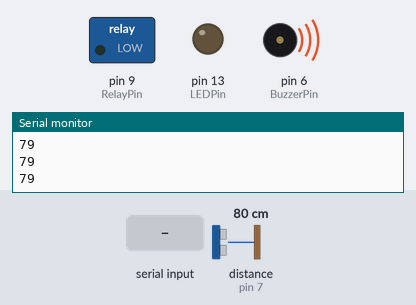
This sketch was run on a simulated Arduino Uno, built with avr-gcc and run on an emulated ATmega328P. Parts: switched loads named in the sketch (green lamp = pin HIGH), output pins drawn as LEDs (lit = HIGH), buzzer (waves = sounding, pin HIGH), the last lines printed to the serial monitor. Wiring (inferred from the names in the program): ultrasonic range finder: trigger pin 8; echo pin 7. The test bench sets the inputs (shaded band); at power-on: distance to the obstacle (sensor on pin 7) 80 cm. The echo pulse lasts 58.3 µs per cm; pins used as bus, display or sensor lines are not drawn.

Above: at 1.2 s.
1.3 s: byte 1 (1) received over Serial
At 2.3 s:
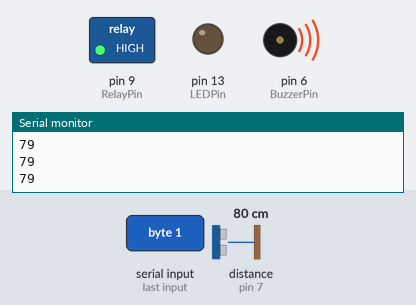
2.8 s: distance to the obstacle (sensor on pin 7) set to 97 cm
4.3 s: distance to the obstacle (sensor on pin 7) set to 105 cm
At 5.0 s:
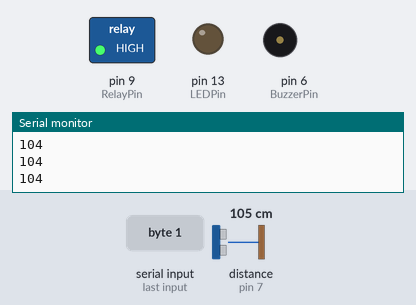
5.8 s: byte 2 (2) received over Serial
At 7.0 s:
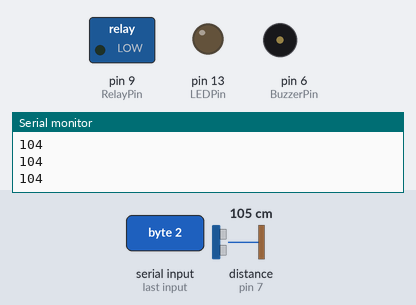
7.3 s: distance to the obstacle (sensor on pin 7) set to 194 cm
8.8 s: distance to the obstacle (sensor on pin 7) set to 202 cm
At 9.8 s:
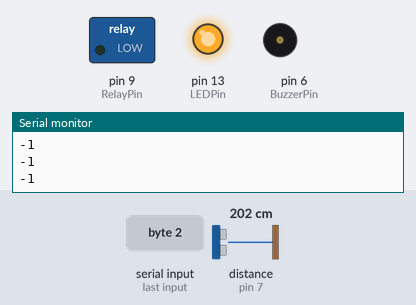
Timing chart, 0 to 11.3 s (numbered marks = the images above; inputs shaded):
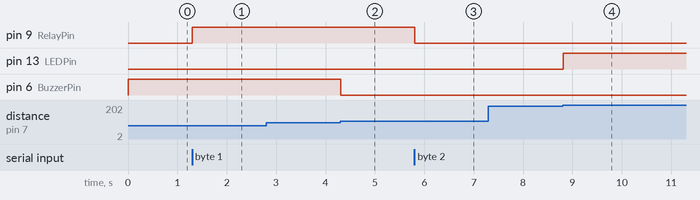

The sketch:

final.ino
```cpp
#define echoPin 7 // Echo Pin
#define trigPin 8 // Trigger Pin
#define LEDPin 13 // Onboard LED
#define BuzzerPin 6
#define echoPin1 4 // Echo Pin
#define trigPin1 5 // Trigger Pin
#define LED1 10

int maximumRange = 200; // Maximum range needed
int minimumRange = 0; // Minimum range needed
long duration, distance; // Duration used to calculate distance
int incomingByte;   // for incoming serial data
const int RelayPin = 9; // set pin 9 for relay input

void setup() {
 Serial.begin (9600);
 pinMode(trigPin, OUTPUT);
 pinMode(echoPin, INPUT);
 pinMode(RelayPin, OUTPUT);
 pinMode(BuzzerPin, OUTPUT);
 pinMode(LEDPin, OUTPUT); // Use LED indicator (if required)
}

void loop() {
/* The following trigPin/echoPin cycle is used to determine the
 distance of the nearest object by bouncing soundwaves off of it. */


 digitalWrite(trigPin, LOW);
 delayMicroseconds(2);

 digitalWrite(trigPin, HIGH);
 delayMicroseconds(10);

 digitalWrite(trigPin, LOW);
 duration = pulseIn(echoPin, HIGH);

 //Calculate the distance (in cm) based on the speed of sound.
 distance = duration/58.2;

 if (distance >= maximumRange || distance <= minimumRange){
 /* Send a negative number to computer and Turn LED ON
 to indicate "out of range" */
 Serial.println("-1");
 digitalWrite(LEDPin, HIGH);
 }
 else {
 /* Send the distance to the computer using Serial protocol, and
 turn LED OFF to indicate successful reading. */
 Serial.println(distance);
 digitalWrite(LEDPin, LOW);
 }
 if (distance < 100)
 {
  digitalWrite(BuzzerPin, HIGH);
  digitalWrite(LED1, HIGH);

 }
 else if (distance > 100)
 {
  digitalWrite(BuzzerPin, LOW);
  digitalWrite(LED1, LOW);
 }
 //Delay 50ms before next reading.
 //delay(50);

  if (Serial.available() > 0) {
                // read the incoming byte:
                incomingByte = Serial.read();

                // say what you got:
                //Serial.print("I received: ");
                //Serial.println(incomingByte);
                if (incomingByte == 1) {
                  digitalWrite(RelayPin, HIGH);
                  Serial.println("Received 1");

                }
                else if (incomingByte == 2) {
                  digitalWrite(RelayPin, LOW);
                  Serial.println("Received 2");
                  }
                else {
                  Serial.println("Received nothing");
                  }
        }
}
```

Measured:
- the behaviour switches between 101 and 102 cm on distance to the obstacle (sensor on pin 7) (found by bisection; images 1 and 2)
- the behaviour switches between 199 and 200 cm on distance to the obstacle (sensor on pin 7) (found by bisection; images 3 and 4)
- after the input at 1.3 s, pin 9 (RelayPin): LOW → HIGH at once
- after the input at 4.3 s, pin 6 (BuzzerPin): HIGH → LOW at once
- after the input at 5.8 s, pin 9 (RelayPin): HIGH → LOW at once
- after the input at 8.8 s, pin 13 (LEDPin): LOW → HIGH at once
